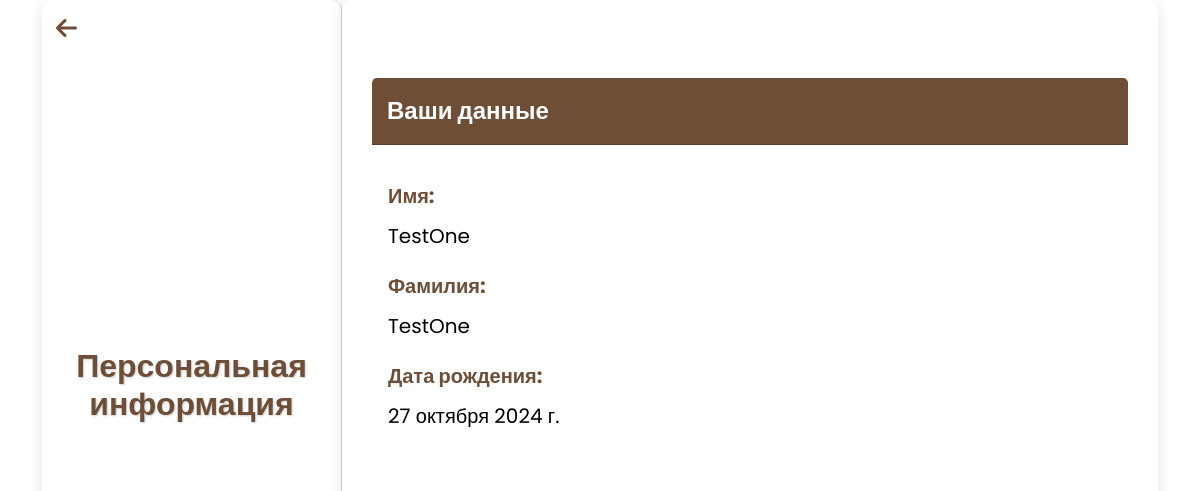
The app's page /profile/personal-info/ (signed in), older data.
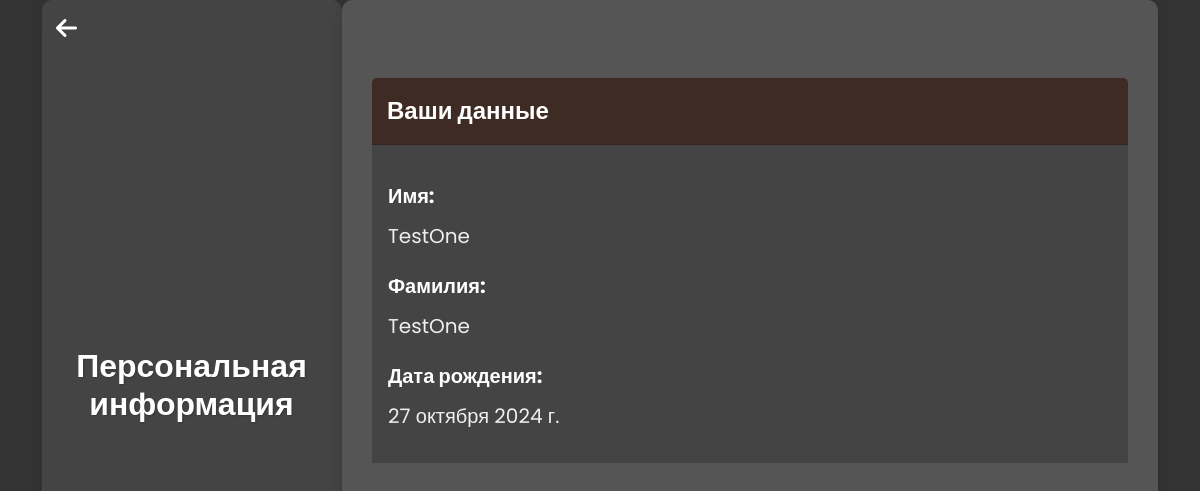
The same page, newer data.
### main/models.py (models this page shows, shortened)
class RegUser(AbstractBaseUser, PermissionsMixin):
    email = models.EmailField(unique=True)
    firstname = models.CharField(max_length=30)
    lastname = models.CharField(max_length=30)
    birthdate = models.DateField('День рождения')
    is_active = models.BooleanField(default=True)
    is_staff = models.BooleanField(default=False)
    dark_mode = models.BooleanField(default=False)
    objects = RegUserManager()
    USERNAME_FIELD = 'email'
    REQUIRED_FIELDS = ['firstname', 'lastname', 'birthdate']

### main/views.py (the view)
# urls.py: path('personal-info/', login_required(views.personal_info), name='personal_info'),
@login_required
def personal_info(request):
    user = request.user
    context = {
        'firstname': user.firstname,
        'lastname': user.lastname,
        'birthdate': user.birthdate,
    }
    return render(request, 'main/dropdown-menu/personal_info.html', context)

### main/templates/main/dropdown-menu/personal_info.html (shortened to what this page needs)
<!DOCTYPE html>
<html lang="ru" class="{% if user.dark_mode %}dark-theme{% endif %}">
<head>
    <link href="https://cdn.jsdelivr.net/npm/bootstrap@5.3.3/dist/css/bootstrap.min.css" rel="stylesheet">
    <link rel="stylesheet" href="https://cdnjs.cloudflare.com/ajax/libs/font-awesome/6.5.1/css/all.min.css">
</head>
<body>
    <div class="container">
        <div class="sidebar">
            <button class="back-button" onclick="window.location.href='/profile'">
                <i class="fas fa-arrow-left"></i>
            </button>
            <h1>Персональная информация</h1>
        </div>
        <div class="content">
            <div class="card mt-5">
                <div class="card-header">
                    Ваши данные
                </div>
                <div class="card-body">
                    <p class="form-label">Имя:</p>
                    <p class="user-data">{{ firstname }}</p>
                    <p class="form-label">Фамилия:</p>
                    <p class="user-data">{{ lastname }}</p>
                    <p class="form-label">Дата рождения:</p>
                    <p class="user-data">{{ birthdate }}</p>
                </div>
            </div>
        </div>
    </div>
</body>
</html>

Row changes from the older to the newer data that the page shows:
changed RegUser "TestOne": dark_mode False → True (drawn)
